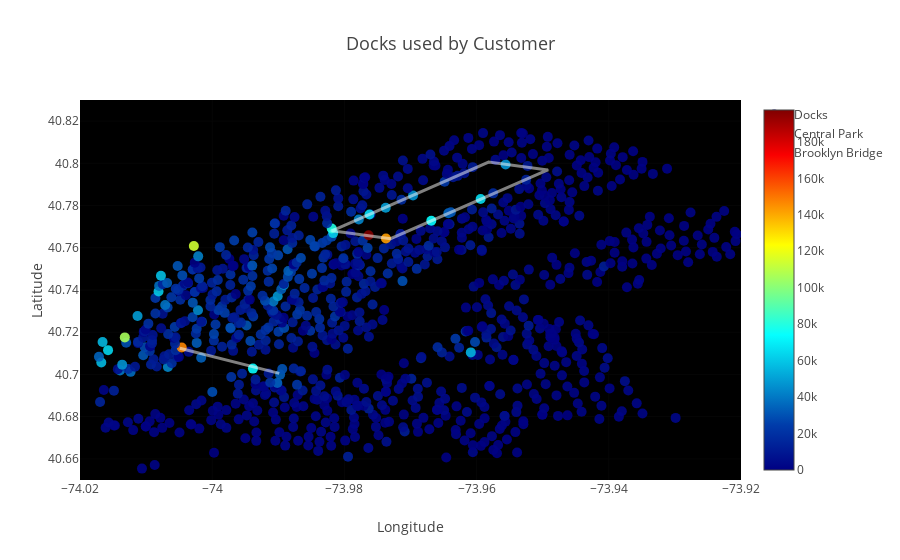

This figure's notebook cell:
### Code cell
# plotting the graph using plotly

#1 define data in [] brackets
data_loc=[go.Scatter(x= df_positions['Start Longitude'], y=df_positions['Start Latitude'],name='Docks',  mode='markers',
        marker=dict(
        size=10,
        color = df_positions['Count'], #set color equal to a variable
        colorscale='Jet',
        showscale=True, 
        opacity=0.9)), 
        go.Scatter(x= central_park_x, y = central_park_y, mode='lines+markers', name = 'Central Park',
        opacity=0.5,  marker=dict(size=3, color = 'rgb(255, 255, 255)', opacity=0.5), line = dict(width = 3)),
        go.Scatter(x= brookbrid_x, y = brookbrid_y, mode='lines+markers', name = 'Brooklyn Bridge',
        opacity=0.5,  marker=dict(size=3, color = 'rgb(255, 255, 255)', opacity=0.), line = dict(width = 3))
         ]




#2 adjust layout of graph
layout_locations = go.Layout(
    xaxis=dict(range=[-74.02, -73.92], title="Longitude"),
    yaxis=dict(range=[40.65, 40.83], title= "Latitude"),
    plot_bgcolor='black',
    title=go.layout.Title(text='Docks used by Customer', font=dict(size=18)))

# 3 define figure
fig_locations = go.Figure(data=data_loc, layout=layout_locations)

# 4 plot in notebook
plotly.offline.iplot(fig_locations, filename='Rides.html')

### Figure 1 — Plotly figure (JSON) as saved in the notebook; plotly's stock layout.template omitted (floating-point values rounded to 4 significant figures; data arrays with more than 128 entries replaced by an {"elided": "..."} marker saying what was removed)
{"data": [{"marker": {"color": {"elided": "1057 int values"}, "colorscale": "Jet", "opacity": 0.9, "showscale": true, "size": 10}, "mode": "markers", "name": "Docks", "type": "scatter", "uid": "d3efc7b2-e7f7-493c-bc08-078e0d949ef5", "x": {"elided": "1057 float values"}, "y": {"elided": "1057 float values"}}, {"line": {"width": 3}, "marker": {"color": "rgb(255, 255, 255)", "opacity": 0.5, "size": 3}, "mode": "lines+markers", "name": "Central Park", "opacity": 0.5, "type": "scatter", "uid": "329d1ec1-3440-4d8d-892c-d2fb878f69db", "x": [-73.98, -73.97, -73.95, -73.96, -73.98], "y": [40.77, 40.76, 40.8, 40.8, 40.77]}, {"line": {"width": 3}, "marker": {"color": "rgb(255, 255, 255)", "opacity": 0, "size": 3}, "mode": "lines+markers", "name": "Brooklyn Bridge", "opacity": 0.5, "type": "scatter", "uid": "0aa6fd5d-f14c-42e3-a305-7cb49a4c2fc9", "x": [-74.0, -73.99], "y": [40.71, 40.7]}], "layout": {"plot_bgcolor": "black", "title": {"font": {"size": 18}, "text": "Docks used by Customer"}, "xaxis": {"range": [-74.02, -73.92], "title": {"text": "Longitude"}}, "yaxis": {"range": [40.65, 40.83], "title": {"text": "Latitude"}}}}
